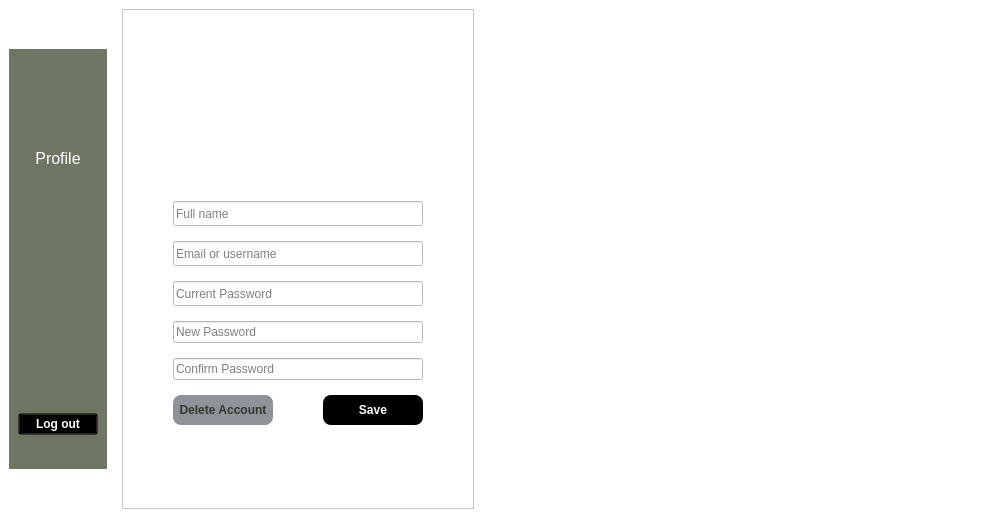
             <widget class="QWidget" name="profile_page">
              <layout class="QHBoxLayout" name="horizontalLayout_2">
               <property name="spacing">
                <number>15</number>
               </property>
               <property name="leftMargin">
                <number>0</number>
               </property>
               <property name="topMargin">
                <number>0</number>
               </property>
               <property name="rightMargin">
                <number>0</number>
               </property>
               <property name="bottomMargin">
                <number>0</number>
               </property>
               <item>
                <widget class="QWidget" name="widget_9" native="true">
                 <property name="styleSheet">
                  <string notr="true">background-color:white</string>
                 </property>
                 <layout class="QHBoxLayout" name="horizontalLayout_5">
                  <property name="spacing">
                   <number>15</number>
                  </property>
                  <item>
                   <layout class="QVBoxLayout" name="verticalLayout_43">
                    <item>
                     <spacer name="verticalSpacer_7">
                      <property name="orientation">
                       <enum>Qt::Vertical</enum>
                      </property>
                      <property name="sizeType">
                       <enum>QSizePolicy::Minimum</enum>
                      </property>
                      <property name="sizeHint" stdset="0">
                       <size>
                        <width>20</width>
                        <height>40</height>
                       </size>
                      </property>
                     </spacer>
                    </item>
                    <item>
                     <widget class="QWidget" name="profile_panel" native="true">
                      <property name="maximumSize">
                       <size>
                        <width>150</width>
                        <height>16777215</height>
                       </size>
                      </property>
                      <property name="styleSheet">
                       <string notr="true">background-color:#6F7664</string>
                      </property>
                      <layout class="QVBoxLayout" name="verticalLayout_44">
                       <item>
                        <layout class="QVBoxLayout" name="verticalLayout_45">
                         <property name="topMargin">
                          <number>25</number>
                         </property>
                         <property name="bottomMargin">
                          <number>25</number>
                         </property>
                         <item>
                          <layout class="QHBoxLayout" name="horizontalLayout_23">
                           <item>
                            <widget class="QLabel" name="restaurant_photo_label_2">
                             <property name="minimumSize">
                              <size>
                               <width>60</width>
                               <height>60</height>
                              </size>
                             </property>
                             <property name="maximumSize">
                              <size>
                               <width>60</width>
                               <height>60</height>
                              </size>
                             </property>
                             <property name="styleSheet">
                              <string notr="true" />
                             </property>
                             <property name="text">
                              <string />
                             </property>
                             <property name="pixmap">
                              <pixmap>../image/profile_panel_icon.png</pixmap>
                             </property>
                             <property name="scaledContents">
                              <bool>true</bool>
                             </property>
                             <property name="alignment">
                              <set>Qt::AlignCenter</set>
                             </property>
                            </widget>
                           </item>
                          </layout>
                         </item>
                         <item>
                          <widget class="QLabel" name="restaurant_name_label_2">
                           <property name="minimumSize">
                            <size>
                             <width>0</width>
                             <height>0</height>
                            </size>
                           </property>
                           <property name="maximumSize">
                            <size>
                             <width>16777215</width>
                             <height>30</height>
                            </size>
                           </property>
                           <property name="font">
                            <font>
                             <pointsize>12</pointsize>
                            </font>
                           </property>
                           <property name="styleSheet">
                            <string notr="true">color:white</string>
                           </property>
                           <property name="text">
                            <string>Profile</string>
                           </property>
                           <property name="alignment">
                            <set>Qt::AlignCenter</set>
                           </property>
                          </widget>
                         </item>
                         <item>
                          <spacer name="verticalSpacer_8">
                           <property name="orientation">
                            <enum>Qt::Vertical</enum>
                           </property>
                           <property name="sizeHint" stdset="0">
                            <size>
                             <width>20</width>
                             <height>40</height>
                            </size>
                           </property>
                          </spacer>
                         </item>
                         <item>
                          <widget class="QPushButton" name="profile_logout_button">
                           <property name="font">
                            <font>
                             <weight>75</weight>
                             <bold>true</bold>
                            </font>
                           </property>
                           <property name="cursor">
                            <cursorShape>PointingHandCursor</cursorShape>
                           </property>
                           <property name="styleSheet">
                            <string notr="true">background:transparent;color:white</string>
                           </property>
                           <property name="text">
                            <string>Log out</string>
                           </property>
                           <property name="icon">
                            <iconset>
                             <normaloff>C:/Users/USER/.designer/image/profile_logout.png</normaloff>C:/Users/USER/.designer/image/profile_logout.png</iconset>
                           </property>
                          </widget>
                         </item>
                        </layout>
                       </item>
                      </layout>
                     </widget>
                    </item>
                    <item>
                     <spacer name="verticalSpacer_9">
                      <property name="orientation">
                       <enum>Qt::Vertical</enum>
                      </property>
                      <property name="sizeType">
                       <enum>QSizePolicy::Minimum</enum>
                      </property>
                      <property name="sizeHint" stdset="0">
                       <size>
                        <width>20</width>
                        <height>40</height>
                       </size>
                      </property>
                     </spacer>
                    </item>
                   </layout>
                  </item>
                  <item>
                   <widget class="QFrame" name="frame_5">
                    <property name="frameShape">
                     <enum>QFrame::StyledPanel</enum>
                    </property>
                    <property name="frameShadow">
                     <enum>QFrame::Raised</enum>
                    </property>
                    <layout class="QVBoxLayout" name="verticalLayout_28">
                     <property name="spacing">
                      <number>0</number>
                     </property>
                     <property name="sizeConstraint">
                      <enum>QLayout::SetMinimumSize</enum>
                     </property>
                     <property name="leftMargin">
                      <number>0</number>
                     </property>
                     <property name="topMargin">
                      <number>0</number>
                     </property>
                     <property name="rightMargin">
                      <number>0</number>
                     </property>
                     <property name="bottomMargin">
                      <number>0</number>
                     </property>
                     <item alignment="Qt::AlignHCenter">
                      <widget class="QLabel" name="signup_photo_label_2">
                       <property name="minimumSize">
                        <size>
                         <width>90</width>
                         <height>90</height>
                        </size>
                       </property>
                       <property name="maximumSize">
                        <size>
                         <width>90</width>
                         <height>90</height>
                        </size>
                       </property>
                       <property name="styleSheet">
                        <string notr="true" />
                       </property>
                       <property name="text">
                        <string />
                       </property>
                       <property name="pixmap">
                        <pixmap>../image/profile_icon.png</pixmap>
                       </property>
                       <property name="scaledContents">
                        <bool>true</bool>
                       </property>
                       <property name="alignment">
                        <set>Qt::AlignCenter</set>
                       </property>
                      </widget>
                     </item>
                     <item>
                      <layout class="QVBoxLayout" name="verticalLayout_29">
                       <property name="sizeConstraint">
                        <enum>QLayout::SetMinimumSize</enum>
                       </property>
                       <property name="leftMargin">
                        <number>50</number>
                       </property>
                       <property name="topMargin">
                        <number>0</number>
                       </property>
                       <property name="rightMargin">
                        <number>50</number>
                       </property>
                       <property name="bottomMargin">
                        <number>0</number>
                       </property>
                       <item>
                        <layout class="QVBoxLayout" name="verticalLayout_42">
                         <property name="spacing">
                          <number>15</number>
                         </property>
                         <property name="sizeConstraint">
                          <enum>QLayout::SetMinimumSize</enum>
                         </property>
                         <property name="topMargin">
                          <number>15</number>
                         </property>
                         <property name="rightMargin">
                          <number>0</number>
                         </property>
                         <property name="bottomMargin">
                          <number>15</number>
                         </property>
                         <item>
                          <widget class="QLineEdit" name="profile_fullname_lineEdit">
                           <property name="sizePolicy">
                            <sizepolicy hsizetype="Preferred" vsizetype="Preferred">
                             <horstretch>0</horstretch>
                             <verstretch>0</verstretch>
                            </sizepolicy>
                           </property>
                           <property name="minimumSize">
                            <size>
                             <width>250</width>
                             <height>25</height>
                            </size>
                           </property>
                           <property name="maximumSize">
                            <size>
                             <width>16777215</width>
                             <height>25</height>
                            </size>
                           </property>
                           <property name="styleSheet">
                            <string notr="true" />
                           </property>
                           <property name="text">
                            <string />
                           </property>
                           <property name="placeholderText">
                            <string>Full name</string>
                           </property>
                          </widget>
                         </item>
                         <item>
                          <widget class="QLineEdit" name="profile_username_lineEdit">
                           <property name="minimumSize">
                            <size>
                             <width>250</width>
                             <height>25</height>
                            </size>
                           </property>
                           <property name="styleSheet">
                            <string notr="true" />
                           </property>
                           <property name="placeholderText">
                            <string>Email or username</string>
                           </property>
                          </widget>
                         </item>
                         <item>
                          <widget class="QLineEdit" name="profile_currentpassword_lineEdit">
                           <property name="minimumSize">
                            <size>
                             <width>0</width>
                             <height>25</height>
                            </size>
                           </property>
                           <property name="styleSheet">
                            <string notr="true" />
                           </property>
                           <property name="echoMode">
                            <enum>QLineEdit::PasswordEchoOnEdit</enum>
                           </property>
                           <property name="placeholderText">
                            <string>Current Password</string>
                           </property>
                          </widget>
                         </item>
                         <item>
                          <widget class="QLineEdit" name="profile_newpassword_lineEdit">
                           <property name="echoMode">
                            <enum>QLineEdit::PasswordEchoOnEdit</enum>
                           </property>
                           <property name="placeholderText">
                            <string>New Password</string>
                           </property>
                          </widget>
                         </item>
                         <item>
                          <widget class="QLineEdit" name="profile_confirmpassword_lineEdit">
                           <property name="echoMode">
                            <enum>QLineEdit::PasswordEchoOnEdit</enum>
                           </property>
                           <property name="placeholderText">
                            <string>Confirm Password</string>
                           </property>
                          </widget>
                         </item>
                        </layout>
                       </item>
                       <item>
                        <layout class="QHBoxLayout" name="horizontalLayout_21">
                         <property name="spacing">
                          <number>50</number>
                         </property>
                         <property name="sizeConstraint">
                          <enum>QLayout::SetMaximumSize</enum>
                         </property>
                         <property name="topMargin">
                          <number>0</number>
                         </property>
                         <property name="bottomMargin">
                          <number>40</number>
                         </property>
                         <item>
                          <widget class="QPushButton" name="profile_delete_button">
                           <property name="minimumSize">
                            <size>
                             <width>0</width>
                             <height>30</height>
                            </size>
                           </property>
                           <property name="maximumSize">
                            <size>
                             <width>230</width>
                             <height>30</height>
                            </size>
                           </property>
                           <property name="font">
                            <font>
                             <family>Nirmala UI</family>
                             <weight>75</weight>
                             <bold>true</bold>
                            </font>
                           </property>
                           <property name="cursor">
                            <cursorShape>PointingHandCursor</cursorShape>
                           </property>
                           <property name="styleSheet">
                            <string notr="true">  border-radius: 8px;
  background-color: #8E9299;
  color:#33372C;</string>
                           </property>
                           <property name="text">
                            <string>Delete Account</string>
                           </property>
                          </widget>
                         </item>
                         <item>
                          <widget class="QPushButton" name="profile_save_button">
                           <property name="minimumSize">
                            <size>
                             <width>0</width>
                             <height>30</height>
                            </size>
                           </property>
                           <property name="maximumSize">
                            <size>
                             <width>230</width>
                             <height>30</height>
                            </size>
                           </property>
                           <property name="font">
                            <font>
                             <family>Nirmala UI</family>
                             <weight>75</weight>
                             <bold>true</bold>
                            </font>
                           </property>
                           <property name="cursor">
                            <cursorShape>PointingHandCursor</cursorShape>
                           </property>
                           <property name="styleSheet">
                            <string notr="true">  border-radius: 8px;
  background-color: black;
  color:white;</string>
                           </property>
                           <property name="text">
                            <string>Save</string>
                           </property>
                          </widget>
                         </item>
                        </layout>
                       </item>
                      </layout>
                     </item>
                    </layout>
                   </widget>
                  </item>
                  <item alignment="Qt::AlignHCenter|Qt::AlignVCenter">
                   <widget class="QLabel" name="label">
                    <property name="minimumSize">
                     <size>
                      <width>500</width>
                      <height>500</height>
                     </size>
                    </property>
                    <property name="maximumSize">
                     <size>
                      <width>500</width>
                      <height>500</height>
                     </size>
                    </property>
                    <property name="text">
                     <string />
                    </property>
                    <property name="pixmap">
                     <pixmap>../image/Account-amico 1.png</pixmap>
                    </property>
                    <property name="scaledContents">
                     <bool>true</bool>
                    </property>
                   </widget>
                  </item>
                 </layout>
                </widget>
               </item>
              </layout>
             </widget>
